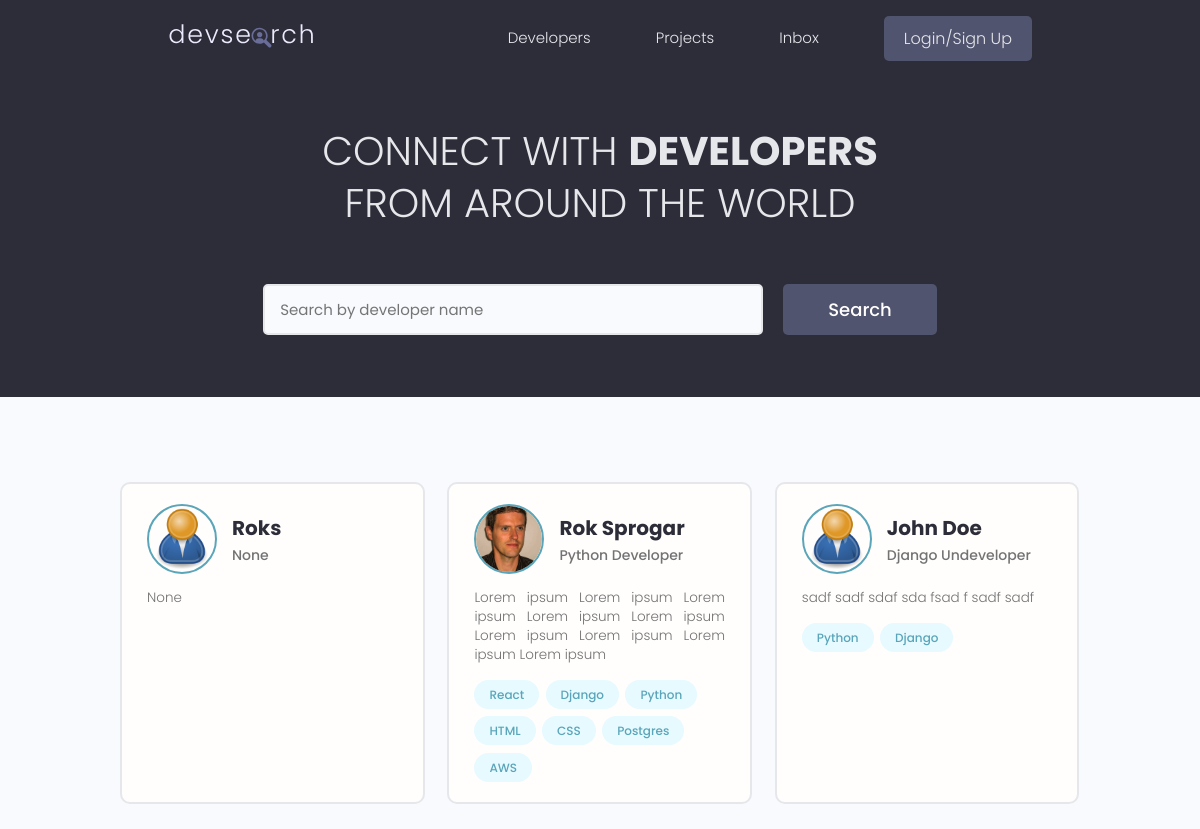
Before: / with the older database file.
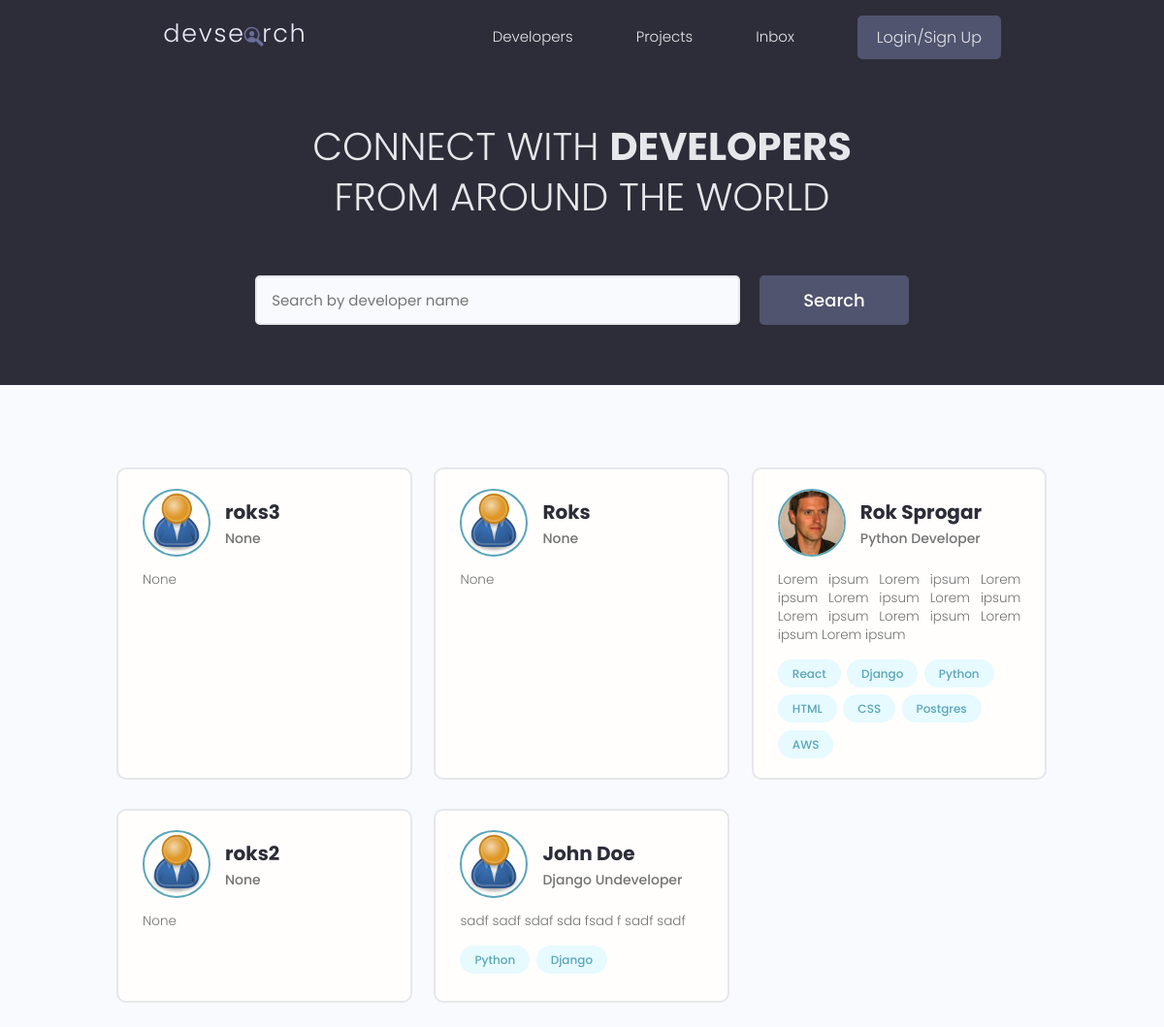
After: the same page with the newer database file.
### users/models.py (models this page shows, shortened)
class Profile(models.Model):
    user = models.OneToOneField(User, on_delete=models.CASCADE, null=True, blank=True)
    name = models.CharField(max_length=200, null=True, blank=True)
    email = models.EmailField(max_length=200, null=True, blank=True)
    username = models.CharField(max_length=200, null=True, blank=True)
    location = models.CharField(max_length=200, null=True, blank=True)
    short_intro = models.CharField(max_length=200, null=True, blank=True)
    bio = models.TextField(null=True, blank=True)
    profile_image = models.ImageField(null=True, blank=True, upload_to='profiles/', default='profiles/user-default.png')
    social_github = models.CharField(max_length=200, null=True, blank=True)
    social_twitter = models.CharField(max_length=200, null=True, blank=True)
    social_linkedin = models.CharField(max_length=200, null=True, blank=True)
    social_youtube = models.CharField(max_length=200, null=True, blank=True)
    social_website = models.CharField(max_length=200, null=True, blank=True)
    created = models.DateTimeField(auto_now_add=True)
    id = models.UUIDField(default=uuid.uuid4, unique=True, primary_key=True, editable=False)

class Skill(models.Model):
    owner = models.ForeignKey(Profile, on_delete=models.CASCADE, null=True, blank=True)
    name = models.CharField(max_length=200, null=True, blank=True)
    description = models.TextField(null=True, blank=True)
    created = models.DateTimeField(auto_now_add=True)
    id = models.UUIDField(default=uuid.uuid4, unique=True, primary_key=True, editable=False)
    def __str__(self) -> str:
        return self.name

### users/views.py (the view)
# urls.py: path('', views.profiles, name="profiles"),
def profiles(request):
    profiles, search_query = searchProfiles(request)
    custom_range, profiles = paginateProfiles(request, profiles, 6)
    context = {'profiles': profiles, 'search_query': search_query, 'custom_range': custom_range}
    return render(request, 'users/profile-list.html', context)

### users/utils.py (called while the page is built)
def paginateProfiles(request, profiles, results):
    page = request.GET.get('page')
    paginator = Paginator(profiles, results)
    try:
        profiles = paginator.page(page)
    except PageNotAnInteger:
        page = 1
        profiles = paginator.page(page)
    except EmptyPage:
        page = paginator.num_pages
        profiles = paginator.page(page)
    leftIndex = (int(page) - 2)
    if leftIndex < 1:
        leftIndex = 1
    rightIndex = (int(page) + 3)
    if rightIndex > paginator.num_pages:
        rightIndex = paginator.num_pages + 1
    custom_range = range(leftIndex, rightIndex)
    return custom_range, profiles

def searchProfiles(request):
    search_query = ''
    if request.GET.get('search_query'):
        search_query = request.GET.get('search_query')
    skills = Skill.objects.filter(name__icontains=search_query)
    profiles = Profile.objects.distinct().filter(
        Q(name__icontains=search_query) |
        Q(short_intro__icontains=search_query) |
        Q(skill__in=skills)
    )
    return profiles, search_query

### users/templates/users/profile-list.html (shortened to what this page needs)
{% extends "layout.html" %}
{% block content %}
    <main class="home">
        <section class="hero-section text-center">
            <div class="container container--narrow">
                <div class="hero-section__box">
                    <h2>
                        CONNECT WITH <span>DEVELOPERS</span>
                    </h2>
                    <h2>FROM AROUND THE WORLD</h2>
                </div>
                <div class="hero-section__search">
                    <form id="searchForm"
                          class="form"
                          action="{% url 'profiles' %}"
                          method="get">
                        <div class="form__field">
                            <input class="input input--text"
                                   id="formInput#search"
                                   type="text"
                                   name="search_query"
                                   value="{{ search_query }}"
                                   placeholder="Search by developer name"/>
                        </div>
                        <input class="btn btn--sub btn--lg" type="submit" value="Search" />
                    </form>
                </div>
            </div>
        </section>
        <section class="devlist">
            <div class="container">
                <div class="grid grid--three">
                    {% for profile in profiles %}
                        <div class="column card">
                            <div class="dev">
                                <a href="{% url 'profile' profile.id %}" class="card__body">
                                    <div class="dev__profile">
                                        <img class="avatar avatar--md"
                                             src="{{ profile.profile_image.url }}"
                                             alt="image"/>
                                        <div class="dev__meta">
                                            <h3>{{ profile.name }}</h3>
                                            <h5>{{ profile.short_intro|slice:"60" }}</h5>
                                        </div>
                                    </div>
                                    <p class="dev__info">{{ profile.bio|slice:"150" }}</p>
                                    <div class="dev__skills">
                                        {% for skill in profile.skill_set.all %}
                                            <span class="tag tag--pill tag--main">
                                                <small>{{ skill }}</small>
                                            </span>
                                        {% endfor %}
                                    </div>
                                </a>
                            </div>
                        </div>
                    {% endfor %}
                </div>
            </div>
        </section>
    </main>
{% endblock content %}

### templates/layout.html (shortened to what this page needs)
<!DOCTYPE html>
{% load static %}
<html lang="en">
  <head>
    <link rel="stylesheet" href="{% static 'uikit/styles/uikit.css' %}" />
    <link rel="stylesheet" href="{% static 'styles/app.css' %}" />
  </head>
  <body>
    {% include "navbar.html" %}
    {% block content %}
    {% endblock content %}
  </body>
</html>

### templates/navbar.html (shortened to what this page needs)
{% load static %}
<header class="header">
    <div class="container container--narrow">
        <a href="{% url 'profiles' %}" class="header__logo">
            <img src="{% static 'images/logo.svg' %}" alt="DevSearch Logo" />
        </a>
        <nav class="header__nav">
            <ul class="header__menu">
                <li class="header__menuItem">
                    <a href="{% url 'profiles' %}">Developers</a>
                </li>
                <li class="header__menuItem">
                    <a href="{% url 'projects' %}">Projects</a>
                </li>
                <li class="header__menuItem">
                    <a href="">Inbox</a>
                </li>
                {% if request.user.is_authenticated %}
                    <li class="header__menuItem">
                        <a href="{% url 'account' %}">Account</a>
                    </li>
                    <li class="header__menuItem">
                        <a href="{% url 'logout' %}" class="btn btn--sub">Logout</a>
                    </li>
                {% else %}
                    <li class="header__menuItem">
                        <a href="{% url 'login' %}" class="btn btn--sub">Login/Sign Up</a>
                    </li>
                {% endif %}
            </ul>
        </nav>
    </div>
</header>

### static/styles/app.css (style rules this page uses)
:root { --color-sub: #2d2d39; }
.btn--sub { background-color: var(--color-sub-light); }
.card { border: 2px solid var(--color-light); }
img { width: 100%; }
.header { position: sticky; z-index: 111; background-color: var(--color-sub); padding: 1.5rem 0; }
.header>.container { display: flex; justify-content: space-between; align-items: center; }
.header__logo>img { height: 3.8rem; }
.header__nav>ul { display: inline-flex; align-items: center; list-style: none; gap: 6.5rem; }
.header__menuItem>a { color: var(--color-light); font-weight: 300; }
.hero-section { height: 40vh; display: flex; align-items: center; background-color: var(--color-sub); }
.hero-section__box { margin-bottom: 4rem; }
.hero-section__box>h2, .hero-section__box>h2>span { font-size: 4rem; color: var(--color-light); line-height: 1.3; text-transform: uppercase; }
.hero-section__box>h2 { font-weight: 300; }
.hero-section__box>h2>span { font-weight: 700; }
.hero-section__search>.form { display: flex; align-items: center; justify-content: center; gap: 2rem; }
.hero-section__search>.form input.input--text { width: 50rem; }
.devlist { margin-top: 8rem; }
.devlist .grid { align-items: stretch; }
.devlist .dev .dev__profile { display: flex; align-items: center; gap: 1.5rem; }
.devlist .dev .dev__meta h3 { color: var(--color-sub); font-size: 2rem; font-weight: 700; }
.devlist .dev .dev__meta h5 { color: var(--color-text); font-size: 1.4rem; font-weight: 500; }
.devlist .dev .dev__info { margin: 1.5rem 0; font-size: 1.35rem; line-height: 1.4; text-align: justify; }

### static/uikit/styles/modules/_variables.css (style rules this page uses)
:root { --color-main: #5aa5b9; --color-main-light: #e6faff; --color-sub: #3f4156; --color-sub-light: #51546e; --color-sub-lighter: #ededfd; --color-text: #737373; --color-gray: #8b8b8b; --color-light: #e5e7eb; --color-light-gray: #767676; --color-bg: #f8fafd; --color-white: #fffefd; --color-white-light: #f3f3f3; --color-success: #359e64; --color-success-bg: #def8e8; --color-error: #fc4b0b; --color-error-bg: #fff2ee; --font-base: 'Poppins', arial, helvetica, 'Segoe UI', roboto, ubuntu, sans-serif; --font-monospace: 'Fira Code', 'Courier New', courier, monospace; --font-regular: 300; --font-medium: 500; --font-bold: 700; --generic-shadow: 1px 1px 5px #00000010; --generic-transition: all 0.3s ease-in-out; }

### static/uikit/styles/modules/_base.css (style rules this page uses)
* { margin: 0; padding: 0; box-sizing: border-box; text-rendering: optimizeLegibility; color: inherit; font-size: inherit; }
html { font-size: 50%; }
@media only screen and (min-width: 480px) { html { font-size: 56.25%; } }
@media only screen and (min-width: 1200px) { html { font-size: 62.5%; } }
body { line-height: 1.6; font-weight: 400; font-size: 1.5rem; color: var(--color-text); background-color: var(--color-bg); min-height: 100vh; }

### static/uikit/styles/modules/_typography.css (style rules this page uses)
* { font-family: var(--font-base); }
h2 { font-size: 3.6rem; font-weight: var(--font-bold); }
h3 { font-size: 3.2rem; font-weight: var(--font-medium); }
h5 { font-size: 2.4rem; font-weight: var(--font-medium); }
h5, h6 { font-weight: var(--font-regular); }
p, span, strong { font-size: 1.6rem; color: var(--color-text); font-weight: var(--font-regular); }
a { padding-bottom: 2px; text-decoration: none; display: inline-block; color: var(--color-main); font-weight: var(--font-medium); }

### static/uikit/styles/modules/_utilities.css (style rules this page uses)
.container { width: 92%; max-width: 165rem; margin: 0 auto; box-sizing: border-box; }
.container--narrow { width: 92%; max-width: 120rem; }
@media screen and (min-width: 1000px) { .container { width: 90%; } }
@media screen and (min-width: 1000px) { .container--narrow { width: 85%; } }
@media screen and (min-width: 1200px) { .container { width: 80%; } }
@media screen and (min-width: 1200px) { .container--narrow { width: 72%; } }
.text-center { text-align: center; }

### static/uikit/styles/modules/_avatar.css (style rules this page uses)
.avatar { border-radius: 50%; border: 2px solid var(--color-main); object-fit: cover; }
.avatar--md { height: 7rem; width: 7rem; }

### static/uikit/styles/modules/_button.css (style rules this page uses)
.btn { display: inline-block; position: relative; cursor: pointer; background-color: var(--color-light); font-weight: var(--font-medium); color: var(--color-sub); text-decoration: none; padding: 1rem 2rem; border-radius: 0.5rem; border: none; width: -webkit-fit-content; width: -moz-fit-content; width: fit-content; height: -webkit-fit-content; height: -moz-fit-content; height: fit-content; font-size: 1.6rem; outline-width: 0; outline-color: transparent; -webkit-backface-visibility: hidden; backface-visibility: hidden; transition: all 0.3s ease-in-out; }
.btn--sub { background-color: var(--color-sub); color: var(--color-white); }
.btn--lg { font-size: 1.8rem; padding: 1.2rem 4.5rem; }

Changed rows visible on the page:
added Profile: profile_image (placeholder picture), name "roks3", short_intro "None", bio "None"
added Profile: profile_image (placeholder picture), name "roks2", short_intro "None", bio "None"
